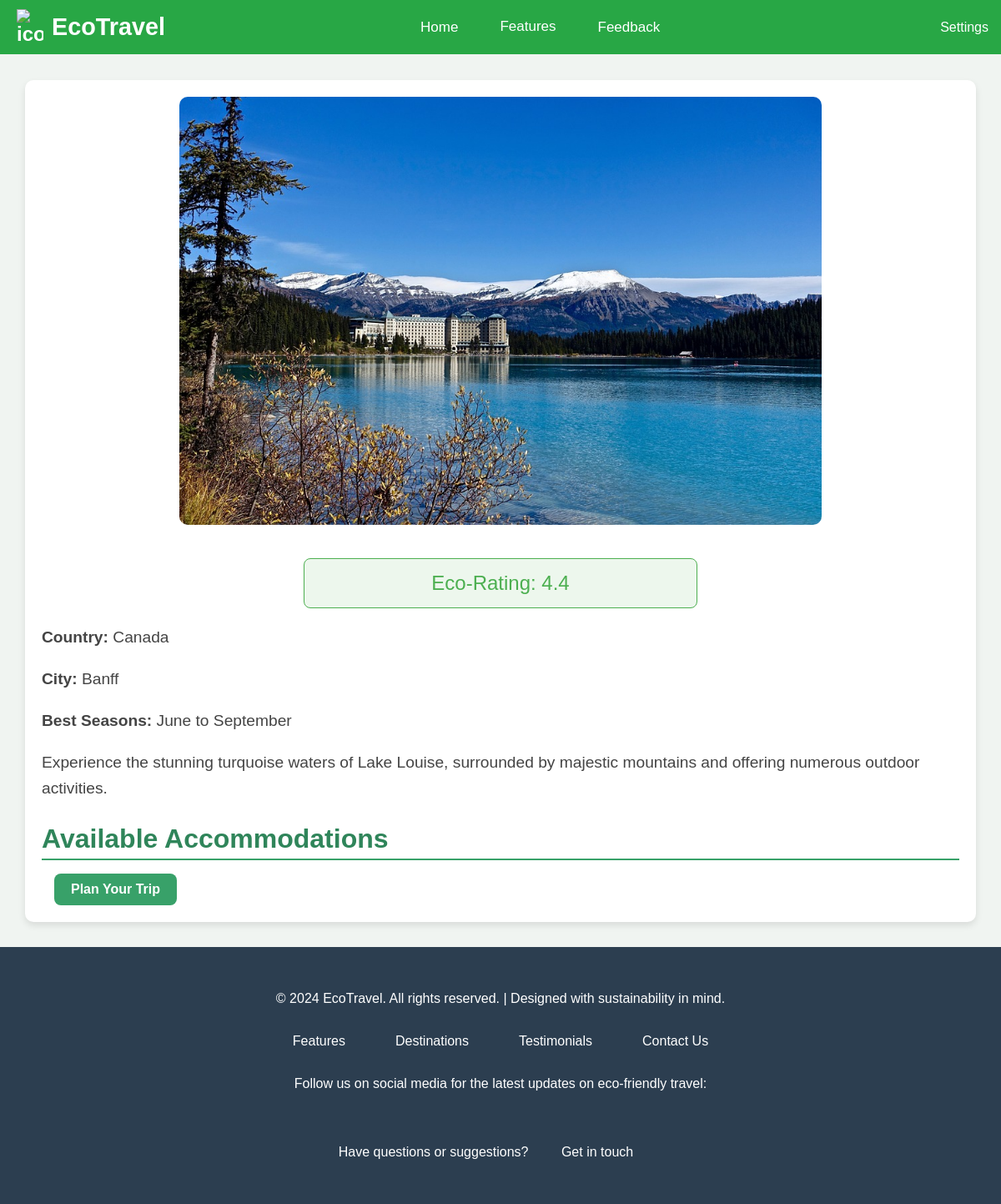
Page /destination/7/ on the committed database.
### eco_travel_app/models.py (models this page shows, shortened)
class Destination(models.Model):
    name = models.CharField(max_length=200)
    country = models.CharField(max_length=100)
    city = models.CharField(max_length=100)
    description = models.TextField()
    image = models.ImageField(upload_to='static/', blank=True)  # Path corrected
    eco_rating = models.FloatField(default=0)  # User-assigned eco-friendliness rating
    best_season = models.CharField(max_length=100, blank=True)
    activities = models.TextField()  # Eco-friendly activities, e.g., hiking, cycling, etc.

### eco_travel_app/views.py (the view)
# urls.py: path('destination/<int:id>/', views.destination_detail, name='destination_detail'),
def destination_detail(request, id):
    destination = get_object_or_404(Destination, id=id)
    return render(request, 'destination_detail.html', {'destination': destination})

### eco_travel_app/templates/destination_detail.html (shortened to what this page needs)
{% load static %}
<!DOCTYPE html>
<html lang="en">
  <head>
  </head>
  <body>
    <nav class="navbar">
      <div class="logo">
        <img
          style="width: 32px; margin-right: 5px"
          src="https://cdn-icons-png.freepik.com/256/1265/1265656.png?ga=GA1.1.240818908.1726982020&semt=ais_hybrid"
          alt="icon"
        />
        <a href="/" style="margin: 5px; padding: 0">EcoTravel</a>
      </div>
      <div class="navbar-center">
        <a href="{% url 'home' %}" class="home">Home</a>
        <div class="dropdown">
          <a href="" class="features" style="position: relative; top: 9px"
            >Features</a
          >
        </div>
        <a href="{% url 'feedback' %}" class="feedback">Feedback</a>
      </div>
      <div class="navbar-right">
        <div class="dropdown">
          <a href="#" class="settings">Settings</a>
        </div>
      </div>
    </nav>
    <section style="margin-top: 6rem;">
      <div class="imagedis">
        <img src="{{ destination.image.url }}" alt="{{ destination.name }}" />
      </div>
      <div class="ratings">Eco-Rating: {{ destination.eco_rating }}</div>
      <p><b>Country:</b> {{ destination.country }}</p>
      <p><b>City:</b> {{ destination.city }}</p>
      <p><b>Best Seasons:</b> {{ destination.best_season }}</p>
      <p>{{ destination.description }}</p>
      <h2>Available Accommodations</h2>
      <a id="plantrip" href="{% url 'plan_trip' destination.id %}"
        >Plan Your Trip</a
      >
    </section>
    <footer class="footer">
      <div class="container">
        <p>
          &copy; 2024 EcoTravel. All rights reserved. | Designed with
          sustainability in mind.
        </p>
        <div class="footer-links">
          <a href="#features">Features</a>
          <a href="#destinations">Destinations</a>
          <a href="#testimonials">Testimonials</a>
          <a href="#contact">Contact Us</a>
        </div>
        <div class="social-media">
          <p>
            Follow us on social media for the latest updates on eco-friendly
            travel:
          </p>
          <a href="https://facebook.com" target="_blank"
            ></a>
          <a href="https://twitter.com" target="_blank"
            ></a>
          <a href="https://instagram.com" target="_blank"
            ></a>
        </div>
        <p>
          Have questions or suggestions? <a href="#contact">Get in touch</a>
        </p>
      </div>
    </footer>
  </body>
</html>

### eco_travel_app/templates/destination_detail.html (style rules this page uses)
body { font-family: "Arial", sans-serif; margin: 0; padding: 0; background-color: #f0f4f1; color: #333; }
section { max-width: 1100px; margin: 30px auto; padding: 20px; background-color: white; box-shadow: 0 4px 8px rgba(0, 0, 0, 0.1); border-radius: 10px; }
.imagedis { width: 100%; display: flex; justify-content: center; }
.imagedis img { width: 70%; border-radius: 10px; margin-bottom: 20px; }
.ratings { width: 40%; margin: 20px auto; padding: 15px; font-size: 1.5rem; color: #4caf50; background-color: rgba(76, 175, 80, 0.1); border-radius: 8px; border: 1px solid #4caf50; text-align: center; }
section p { font-size: 1.2rem; line-height: 1.6; color: #444; }
section h2 { font-size: 2rem; color: #2f855a; margin-bottom: 15px; border-bottom: 2px solid #38a169; padding-bottom: 5px; }
#plantrip { display: inline-block; padding: 10px 20px; background-color: #38a169; color: white; text-decoration: none; border-radius: 8px; font-weight: bold; transition: background-color 0.3s ease; }
.footer { background-color: #2c3e50; color: #ffffff; padding: 40px 20px; text-align: center; }
.footer p { margin: 10px 0; font-size: 1rem; line-height: 1.5; }
.footer-links { display: flex; justify-content: center; flex-wrap: wrap; margin: 20px 0; }
.footer-links a { color: #ffffff; margin: 0 10px; text-decoration: none; font-size: 1rem; transition: color 0.3s ease; }
.social-media { margin: 20px 0; }
.social-media p { margin-bottom: 10px; font-size: 1rem; }
.social-media a { margin: 0 10px; font-size: 1.5rem; color: #ffffff; transition: color 0.3s ease; }
.navbar { display: flex; justify-content: space-between; align-items: center; background-color: #28a745; padding: 10px 20px; position: fixed; top: 0; width: 100%; height: 45px; z-index: 1000; }
.logo { font-size: 24px; color: white; text-decoration: none; font-weight: bold; }
.navbar-center { display: flex; justify-content: center; flex-grow: 1; }
.navbar-center a { color: white; text-decoration: none; padding: 10px 15px; margin: 0 10px; font-size: 17px; }
.navbar-right { display: flex; align-items: center; }
.dropdown { position: relative; }
a { color: white; text-decoration: none; padding: 10px 20px; margin: 0 15px; font-size: 16px; }
.logo { display: flex; align-items: center; }
.navbar .logo a { font-size: 1.8rem; color: #fff; font-weight: 600; }

### rows in the picture
Destination: image (picture), eco_rating "4.4", country "Canada", city "Banff", best_season "June to September", description "Experience the stunning turquoise waters of Lake Louise, surrounded by majestic mountains and offering numerous outdoor activities."
